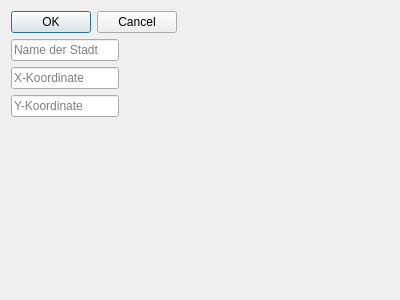
<?xml version="1.0" encoding="UTF-8"?>
<ui version="4.0">
 <class>DialogNeueStadt</class>
 <widget class="QDialog" name="DialogNeueStadt">
  <property name="geometry">
   <rect>
    <x>0</x>
    <y>0</y>
    <width>400</width>
    <height>300</height>
   </rect>
  </property>
  <property name="windowTitle">
   <string>Dialog</string>
  </property>
  <layout class="QFormLayout" name="formLayout">
   <item row="0" column="0">
    <widget class="QDialogButtonBox" name="buttonBox">
     <property name="orientation">
      <enum>Qt::Horizontal</enum>
     </property>
     <property name="standardButtons">
      <set>QDialogButtonBox::Cancel|QDialogButtonBox::Ok</set>
     </property>
    </widget>
   </item>
   <item row="4" column="0">
    <widget class="QLineEdit" name="lineEdit_yCoord">
     <property name="placeholderText">
      <string>Y-Koordinate</string>
     </property>
    </widget>
   </item>
   <item row="3" column="0">
    <widget class="QLineEdit" name="lineEdit_xCoord">
     <property name="placeholderText">
      <string>X-Koordinate</string>
     </property>
    </widget>
   </item>
   <item row="2" column="0">
    <widget class="QLineEdit" name="lineEdit_name_stadt">
     <property name="placeholderText">
      <string>Name der Stadt</string>
     </property>
    </widget>
   </item>
  </layout>
 </widget>
 <tabstops>
  <tabstop>lineEdit_name_stadt</tabstop>
  <tabstop>lineEdit_xCoord</tabstop>
  <tabstop>lineEdit_yCoord</tabstop>
 </tabstops>
 <resources/>
 <connections>
  <connection>
   <sender>buttonBox</sender>
   <signal>accepted()</signal>
   <receiver>DialogNeueStadt</receiver>
   <slot>accept()</slot>
   <hints>
    <hint type="sourcelabel">
     <x>248</x>
     <y>254</y>
    </hint>
    <hint type="destinationlabel">
     <x>157</x>
     <y>274</y>
    </hint>
   </hints>
  </connection>
  <connection>
   <sender>buttonBox</sender>
   <signal>rejected()</signal>
   <receiver>DialogNeueStadt</receiver>
   <slot>reject()</slot>
   <hints>
    <hint type="sourcelabel">
     <x>316</x>
     <y>260</y>
    </hint>
    <hint type="destinationlabel">
     <x>286</x>
     <y>274</y>
    </hint>
   </hints>
  </connection>
 </connections>
</ui>
